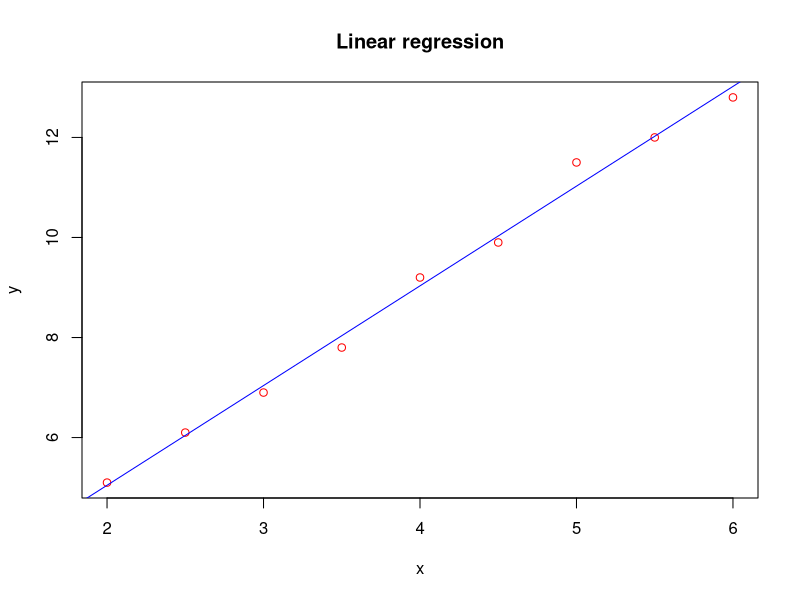
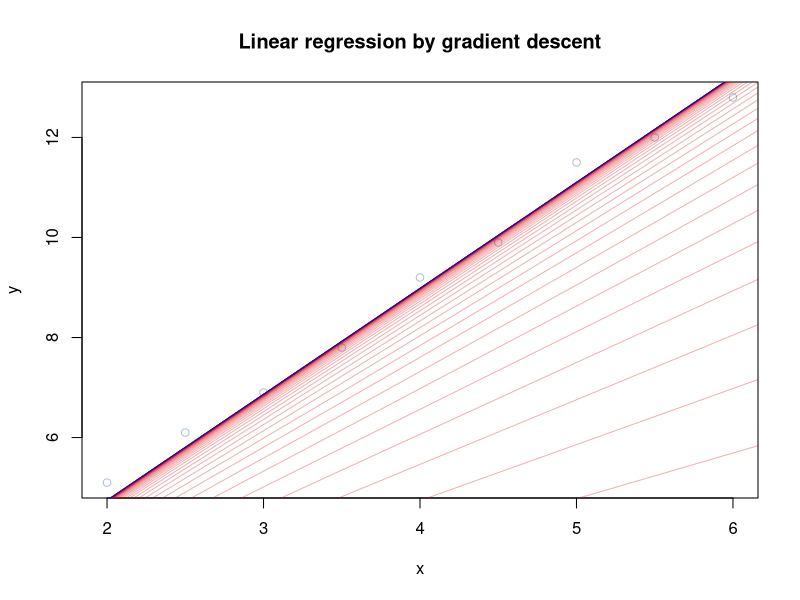
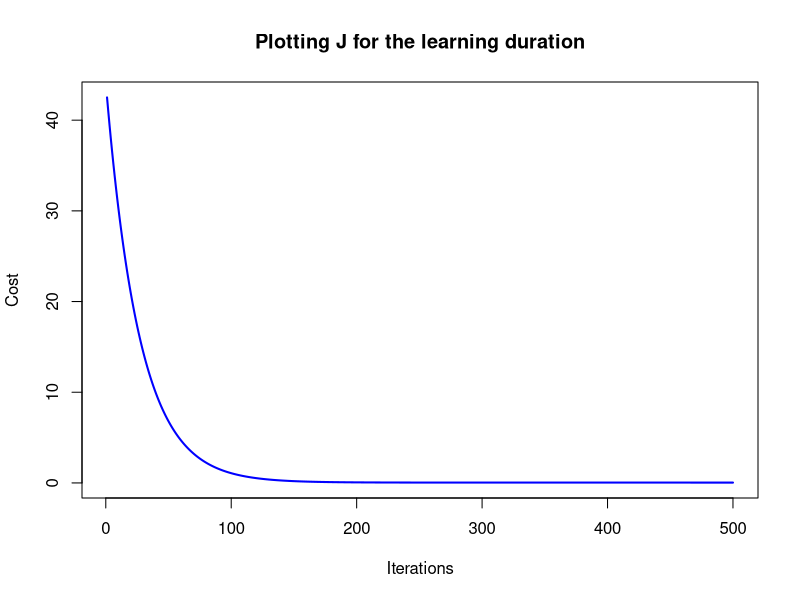

Write the R code that produced these figures, in order.
##
## Simple Linear Regression
##

# Initializing Training data x,y

x <- c(2.0,2.5,3.0,3.5,4.0,4.5,5.0,5.5,6.0)
y <- c(5.1,6.1,6.9,7.8,9.2,9.9,11.5,12,12.8)


# Modeling Y as a linear function of X
res <- lm( y ~ x )
print(res)


##
## Call:
## lm(formula = y ~ x)

## Coefficients:
##  (Intercept)            x  
##        1.060        1.993 
##


# Plotting the training data and the model
plot(x,y, col='red', main='Linear regression')
abline(res, col='blue')

# Squared error cost function
cost <- function(X, y, theta_value) {
  sum( (X %*% theta_value - y)^2 ) / (2*length(y))
}

# Initializing learning rate and iteration limit
alpha_value       <- 0.001
total_iterations  <- 500


# Cost and Theta history
cost_history <- double(total_iterations)
theta_history <- list(total_iterations)

# Initializing the coefficients
theta_value <- matrix(c(0,0), nrow=2)

# add a column of 1's for the intercept coefficient
X <- cbind(1, matrix(x))

# gradient descent
for (i in 1:total_iterations) {
  error <- (X %*% theta_value - y)
  delta_Value <- t(X) %*% error / length(y)
  theta_value <- theta_value - alpha_value * delta_Value
  cost_history[i] <- cost(X, y, theta_value)
  theta_history[[i]] <- theta_value
}

# Converging fit and ploting data
plot(x,y, col=rgb(0.2,0.4,0.6,0.4), main='Linear regression by gradient descent')
for (i in c(1,3,6,10,14,seq(20,total_iterations,by=10))) {
  abline(coef=theta_history[[i]], col=rgb(0.8,0,0,0.3))
}
abline(coef=theta_value, col="blue")

# Plotting J for the learning duration
cost_history[seq(1,total_iterations, by=100)]
plot(cost_history, type='l', col='blue', lwd=2, main='Plotting J for the learning duration', ylab='Cost', xlab='Iterations')

